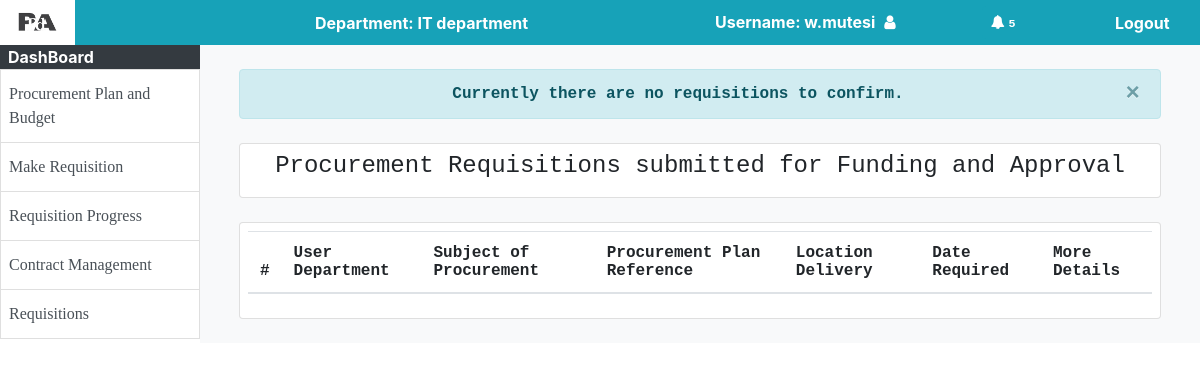
Before: /procurement/confirm_availability_funds (signed in) with the older database file.
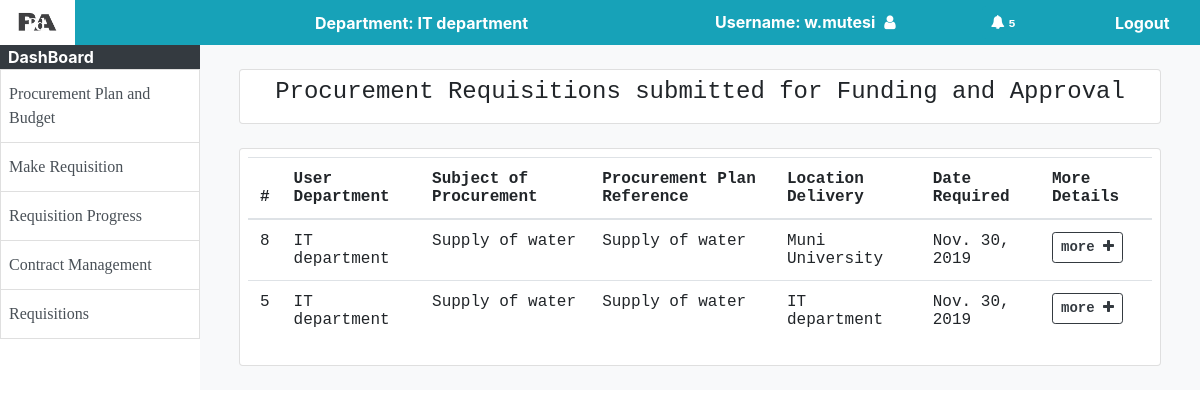
After: the same page with the newer database file.
### procurement/models.py (models this page shows, shortened)
class Requisition(models.Model):
    id = models.AutoField(primary_key=True)
    reference_number = models.CharField(max_length=15)
    financial_year = models.CharField(max_length=4)
    pde_code = models.CharField(max_length=10)
    sequence_number = models.CharField(max_length=10, blank=True, default="")
    requisition_type = models.CharField(max_length=10)
    subject = models.CharField(max_length=10)
    plan_reference = models.CharField(max_length=10)
    delivery_location = models.CharField(max_length=10)
    date_required = models.DateField(default=timezone.now)
    initiation = models.DateField(default=timezone.now)
    member_confirmation = models.BooleanField(blank=True,null=True)
    hod_confirmation = models.BooleanField(blank=True,null=True)
    member_confirmation_date = models.DateField(default=timezone.now)
    hod_confirmation_date = models.DateField(default=timezone.now)
    date_of_submission = models.DateField(null=True)
    ao_confirmation = models.BooleanField(blank=True,null=True)
    ao_confirmation_date = models.DateField(default=timezone.now)
    rejected = models.BooleanField(default=False)
    accepted = models.BooleanField(default=False)
    reason_for_rejection = models.CharField(max_length=1000, default="")
    user_department_id = models.ForeignKey(UserDepartment,blank=True,null=True,on_delete=models.CASCADE)
    initiator = models.ForeignKey(Member,blank=True,null=True,on_delete=models.CASCADE)
    procurement_stage = models.ForeignKey(ProcurementStage,blank=True,null=True,on_delete=models.CASCADE)

class UserDepartment(models.Model):
    id = models.AutoField(primary_key=True)
    department_name = models.CharField(max_length=100)
    hod = models.OneToOneField(
        HeadOfDepartment,
        on_delete=models.CASCADE,
        primary_key=False
    )

### procurement/views.py (the view)
# urls.py: path('confirm_availability_funds', views.confirm_availability_funds, name="confirm_availability_funds"),
@login_required
def confirm_availability_funds(request):
    if request.method == "GET":
        reqs = Requisition.objects.all().order_by('-initiation')
        yet_to_be_confirmed = []
        for requisition in reqs:
            if (requisition.member_confirmation and
                requisition.hod_confirmation and
                requisition.date_of_submission and
                requisition.accepted == False and
                requisition.rejected == False
                ):
                    yet_to_be_confirmed.append(requisition)
        if len(yet_to_be_confirmed) <= 0:
            messages.info(request,"Currently there are no requisitions to confirm.")
            context = {
            "req_count": len(yet_to_be_confirmed),
            "yet_to_be_confirmed": yet_to_be_confirmed,
            }
            return render(request,"procurement/accounting-officer/accounting-officer-page.html", context)
        else:
            context = {
                "req_count": len(yet_to_be_confirmed),
                "yet_to_be_confirmed": yet_to_be_confirmed,
            }
            return render(request,"procurement/accounting-officer/accounting-officer-page.html", context)

### procurement/templates/procurement/accounting-officer/accounting-officer-page.html
{% extends 'procurement/HOD-base.html' %}
{% block content %}
    <div class="card m-4" style="font-family: 'Courier New', Courier, monospace;">
        <div class="card-body p-2">
            <h4 class="text-center">Procurement Requisitions submitted for Funding and Approval</h4>
        </div>
    </div>
    <div class="card m-4" style="font-family: 'Courier New', Courier, monospace;">
        <div class="card-body p-2">
            <div class="bs-example">
                <table class="table" style="width: auto;">
                    <thead>
                        <tr>
                            <th>#</th>
                            <th>User Department</th>
                            <th>Subject of Procurement</th>
                            <th>Procurement Plan Reference</th>
                            <th>Location Delivery</th>
                            <th>Date Required</th>
                            <th>More Details</th>
                        </tr>
                    </thead>
                    <tbody>
                        {% for requisition in yet_to_be_confirmed %}
                            <tr>
                                <td>{{ requisition.id }}</td>
                                <td>{{ requisition.user_department_id.department_name }}</td>
                                <td>{{ requisition.subject }}</td>
                                <td>{{ requisition.plan_reference }}</td>
                                <td>{{ requisition.delivery_location }}</td>
                                <td>{{ requisition.date_required }}</td>
                                <td>
                                    <a  class="info btn btn-outline-dark btn-sm text-center font-weight-bold" href="{% url 'procurement:requisition_more_details' id=requisition.id count=req_count %}">
                                        more&nbsp;<span class="fa fa-plus"></span>
                                    </a>
                                </td>
                            </tr>
                        {% endfor %}
                    </tbody>
                </table>
            </div>
        </div>
    </div>
{% endblock %}

### procurement/templates/procurement/HOD-base.html (shortened to what the changed rows need)
{% load staticfiles %}
<html>
	<head>
		<link rel="stylesheet" type="text/css" href="{% static 'css/bootstrap.min.css' %}">
		<link rel="stylesheet" type="text/css" href="{% static 'css/style.css' %}">
		<link rel="stylesheet" type="text/css" href="{% static 'css/font-awesome.min.css' %}">
	</head>
	<body>
		<div class="container col-12">
			<div class="row" style="min-height:650">
				<div class="col-md-10 bg-light h-100">
					<div class="m-4">
						{% if messages %}
							{% for message in messages %}
								<div class="alert alert-{{ message.tags }} text-center font-weight-bold alert-dismissible" style="font-family: 'Courier New', Courier, monospace;" role="alert">
									<button type="button" class="close" data-dismiss="alert" aria-label="Close">
										<span aria-hidden="true">&times;</span>
									</button>
									{{ message }}
								</div>
							{% endfor %}
						{% endif %}
					</div>
					{% block content %}
					{% endblock %}
				</div>
			</div>
		</div>
	</body>
</html>

Changed rows visible on the page:
added Requisition: id "8", user_department_id.department_name "IT department", subject "Supply of water", plan_reference "Supply of water", delivery_location "Muni University", date_required "Nov. 30, 2019"
added Requisition: id "5", user_department_id.department_name "IT department", subject "Supply of water", plan_reference "Supply of water", delivery_location "IT department", date_required "Nov. 30, 2019"
Other visible differences:
list line gone: "× Currently there are no requisitions to confirm."
